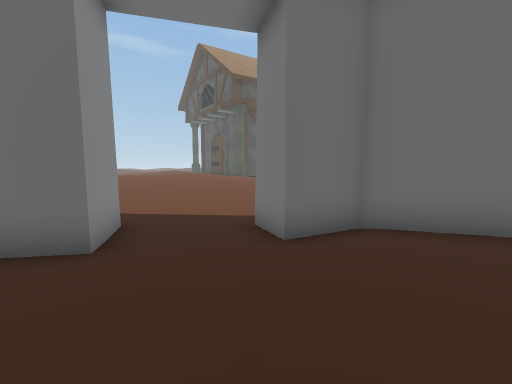
[1] (above)

19 first-person views from a walk through a 3-D level made in the Unity game engine. The camera is 1.4 m above the floor, tilts 6° down and sees 90° across. The floor is counted in squares, 1 m on a side. Each view is taken from the middle of a square. On the plan, view 1 faces up. The plan holds only what a view shows up to about 13 squares ahead; the rest is blank. The place goes on beyond the plan. The player is left out. Some surface patterns are stand-ins.

[2]
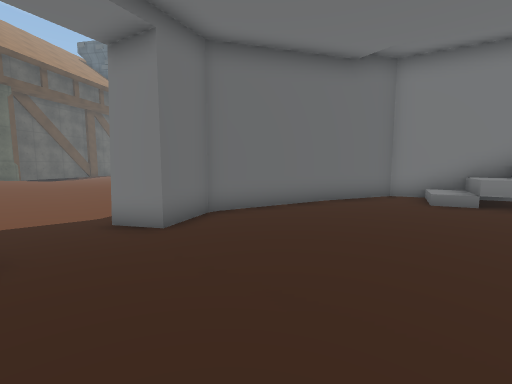

[3]
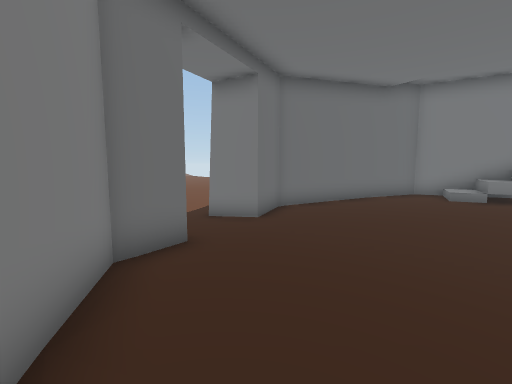

[4]
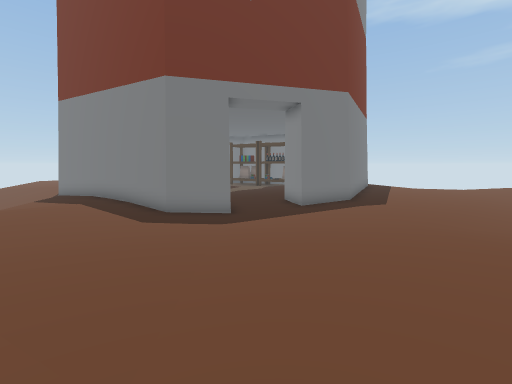

[5]
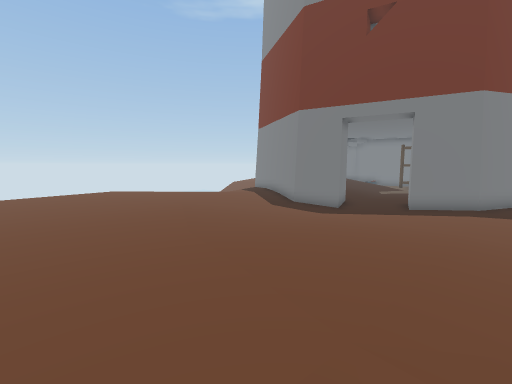

[6]
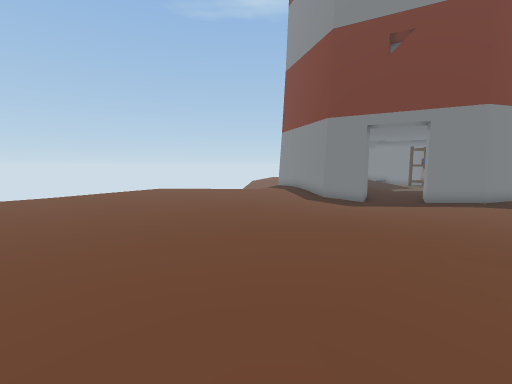

[7]
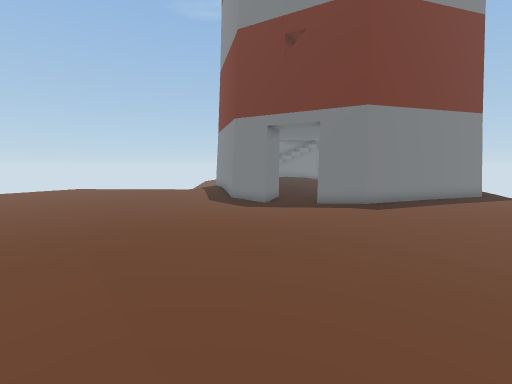

[8]
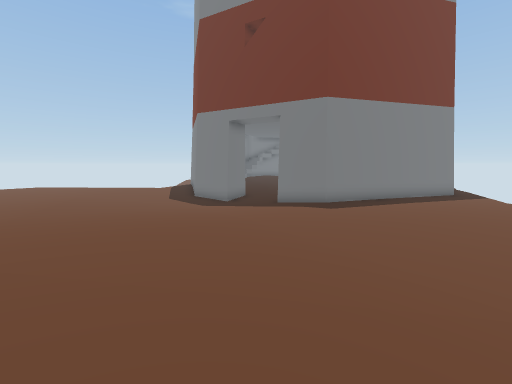

[9]
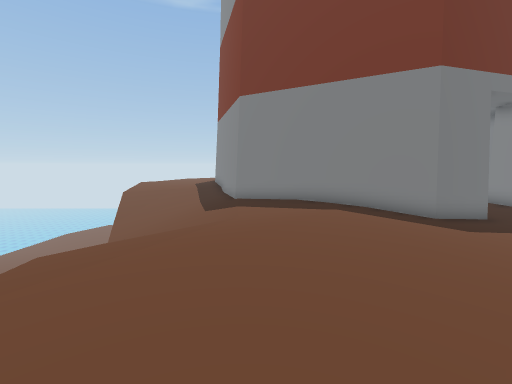

[10]
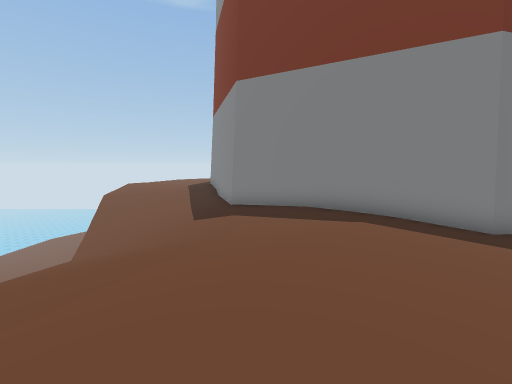

[11]
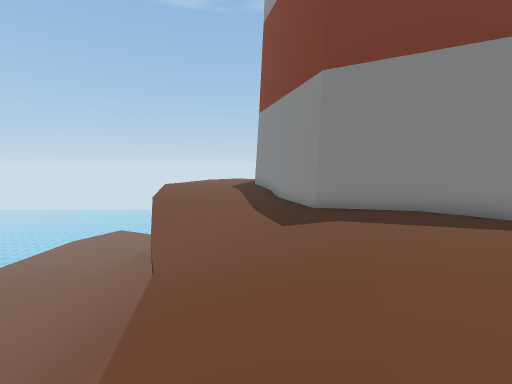

[12]
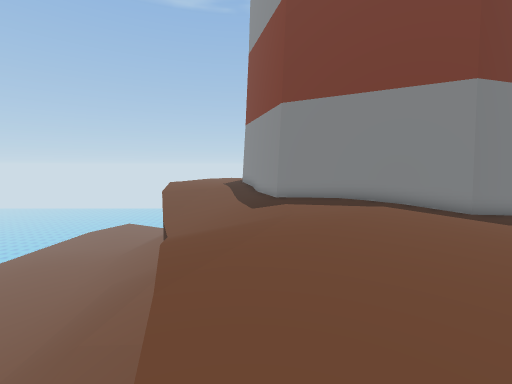

[13]
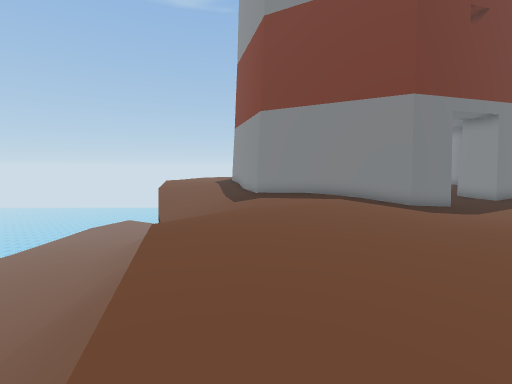

[14]
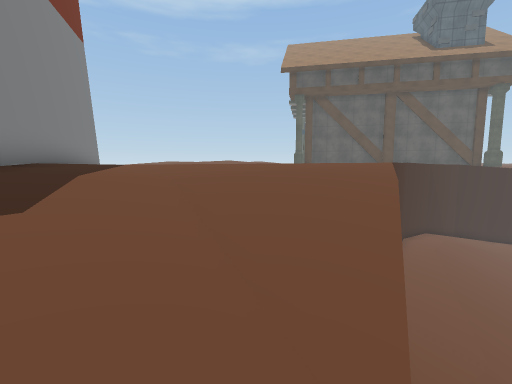

[15]
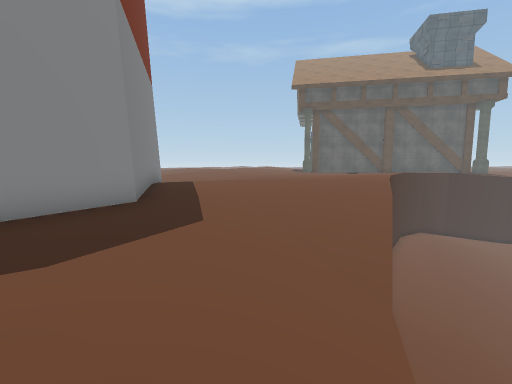

[16]
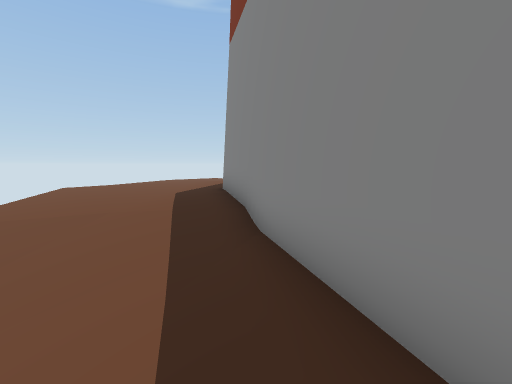

[17]
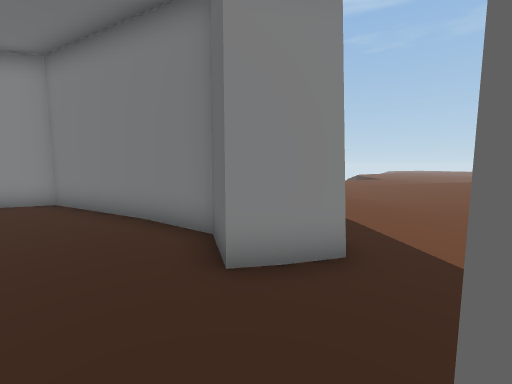

[18]
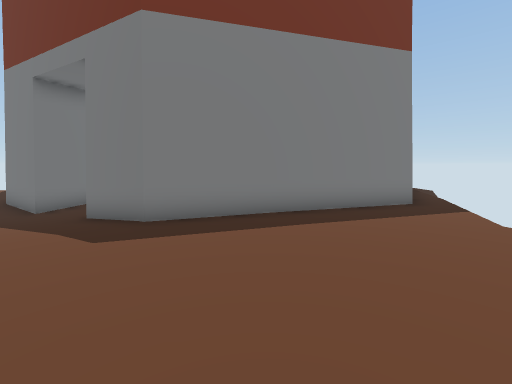

[19]
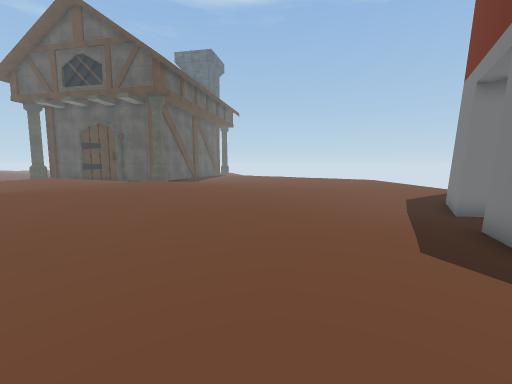

### Floor plan
Key: @ floor where view 1 was taken; # wall or solid block; . main floor; : floor 0.25 m higher than the main floor; - floor 0.25 m lower than the main floor; + floor 0.5 m higher than the main floor; _ floor 0.5 m lower than the main floor; * floor 0.75 m higher than the main floor; < floor 4.75 m lower than the main floor; ( floor 5 m lower than the main floor; ! floor 5.25 m lower than the main floor; / step, stairs or slope; v drop or lower ground.
Columns run from 11 left of view 1 to 17 right of it. Each row starts with its distance up from view 1.
 21      : :::::::...::::   //
 20   ::  ++::::::...::::  ///
 19  ::::++::::::....::::v<////
 18 ::::::+::::::....::::v<////
 17 ++::::::::::.....:::: <////
 16 :::::::::::......:::::<////
 15 ////:::::::......::::: (///
 14 ///:::::::.......::::: !///
 13 //...::::........::::: ////
 12 /-....:....-......:::::////
 11 ---.......----...:::::. ///
 10 -----...-------..::::..//////
  9 ----...--------..:::..// ////
  8 --.....----_--..:::../// ////
  7 ........------..::../////////
  6 ........---#####::..///// ///
  5 ......###--#######..///// ///
  4 ......###---..######/////////
  3 .....###..--....#####///// //
  2 ....###...--....::###///// //
  1 ....###...---...::/##////////
  0 v:.###...--@-...://###/////
 -1 v::###..------..::*###////.

Where each view was taken, in squares from view 1:
view 1: 0 up, 0 right, facing up
view 2: 1 down, 2 left, facing up-right
view 3: 1 down, 5 left, facing up-right
view 4: 16 up, 1 left, facing down
view 5: 18 up, 6 left, facing down-right
view 6: 21 up, 6 left, facing down-right
view 7: 17 up, 10 left, facing down-right
view 8: 15 up, 11 left, facing down-right
view 9: 15 up, 8 right, facing down
view 10: 13 up, 8 right, facing down
view 11: 12 up, 11 right, facing down
view 12: 16 up, 10 right, facing down
view 13: 18 up, 9 right, facing down
view 14: 4 up, 14 right, facing up-left
view 15: 1 up, 15 right, facing up-left
view 16: 4 up, 10 right, facing down
view 17: 4 up, 1 right, facing left
view 18: 7 up, 11 left, facing down-right
view 19: 5 up, 11 left, facing up-right
